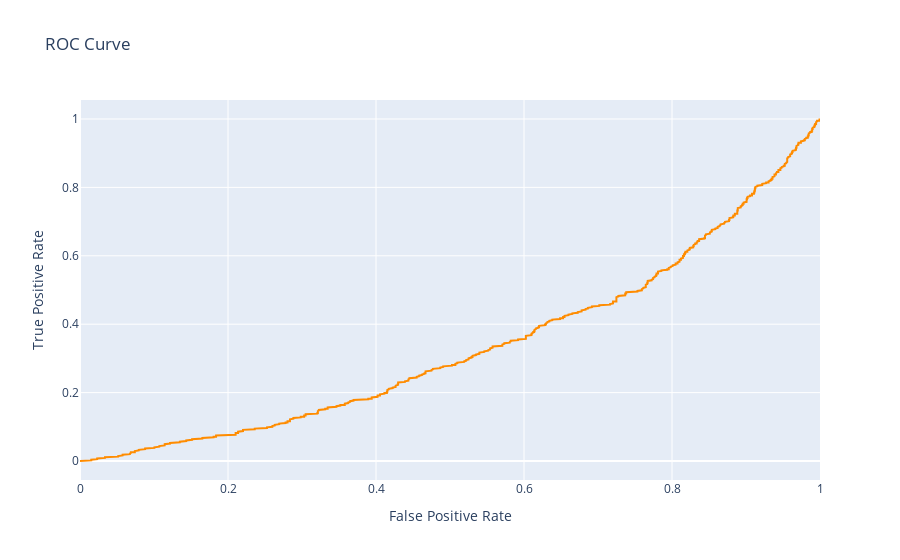

Notebook code for this chart:
### Code cell
# ROC Curve oluşturma
fpr, tpr, thresholds = roc_curve(y_test, lst_prob)

# Plotly ile ROC Curve oluşturma
fig = go.Figure()
fig.add_trace(go.Scatter(x=fpr, y=tpr,
                    mode='lines',
                    line=dict(color='darkorange', width=2)))
fig.update_layout(title='ROC Curve',
                  xaxis_title='False Positive Rate',
                  yaxis_title='True Positive Rate',
                  showlegend=False)
fig.show()

### Figure 1 — Plotly figure (JSON) as saved in the notebook; plotly's stock layout.template omitted (floating-point values rounded to 4 significant figures; data arrays with more than 128 entries replaced by an {"elided": "..."} marker saying what was removed)
{"data": [{"line": {"color": "darkorange", "width": 2}, "mode": "lines", "type": "scatter", "x": {"elided": "764 float values"}, "y": {"elided": "764 float values"}}], "layout": {"autosize": true, "showlegend": false, "title": {"text": "ROC Curve"}, "xaxis": {"autorange": true, "range": [0, 1], "title": {"text": "False Positive Rate"}, "type": "linear"}, "yaxis": {"autorange": true, "range": [-0.05556, 1.056], "title": {"text": "True Positive Rate"}, "type": "linear"}}}
